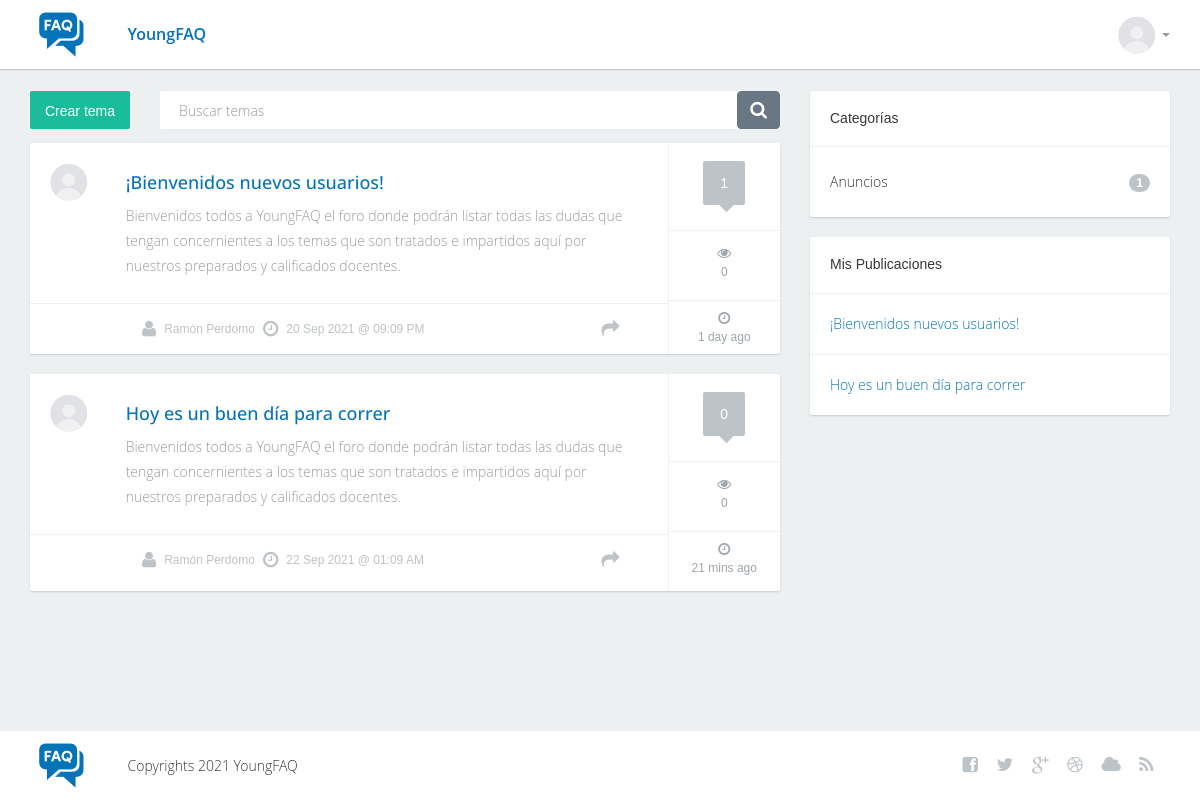
The page / (signed in) on the database its author committed.
### tables this page shows
CREATE TABLE IF NOT EXISTS `topics` (
  `id` int(11) NOT NULL AUTO_INCREMENT,
  `id_user` int(11) NOT NULL,
  `title` text NOT NULL,
  `content` text NOT NULL,
  `date_created` datetime DEFAULT current_timestamp(),
  `comments` int(11) NOT NULL,
  `views` int(11) NOT NULL,
  `status` text NOT NULL,
  PRIMARY KEY (`id`)
);

CREATE TABLE IF NOT EXISTS `users` (
  `id` int(11) NOT NULL AUTO_INCREMENT,
  `username` varchar(30) NOT NULL,
  `name` varchar(40) NOT NULL,
  `email` varchar(30) NOT NULL,
  `password` varchar(30) NOT NULL,
  `level` varchar(2) NOT NULL,
  PRIMARY KEY (`id`)
);

CREATE TABLE IF NOT EXISTS `categories` (
  `id` int(11) NOT NULL AUTO_INCREMENT,
  `name` text NOT NULL,
  `slug` text NOT NULL,
  `count` int(11) NOT NULL,
  PRIMARY KEY (`id`)
);

### index.php (the view, shortened to what this page needs)
<?php
include 'core/init.php';
include 'require/header.php'; ?>
            <section class="content">
                <br>
                <div class="container">
                    <div class="row">
                        <div class="col-lg-8 col-md-8">
                            <div class="btn-options row">
                                <div class="col-sm-2 col-xs-3">
                                    <div class="postadd">
                                    <?php if (isset($_SESSION['user'])) : ?>
                                        <button class="btn btn-primary" control-id="ControlID-3" data-toggle="collapse" data-target="#newtopicWrap">Crear tema</button>
                                    <?php else : ?>
                                        <button class="btn btn-primary" control-id="ControlID-3" data-toggle="modal" data-target="#loginModal">Iniciar Sesión</button>
                                    <?php endif; ?>
                                    </div>
                                </div>
                                <div class="col-sm-10 col-xs-9 search">
                                    <div class="wrap">
                                        <form action="#" method="post" class="form">
                                            <div class="pull-left txt">
                                                <input type="text" class="form-control" placeholder="Buscar temas" control-id="ControlID-1">
                                            </div>
                                            <div class="pull-right">
                                                <button class="btn btn-default" type="button" control-id="ControlID-2">
                                                    <i class="fa fa-search"></i>
                                                </button>
                                            </div>
                                        </form>
                                    </div>
                                </div>
                            </div>
                            <?php
                            $conn = new dbLink();
                            $conn->select("topics", "*", "status = 'published'");
                            if ($conn->on) {
                                $result = $conn->sql;
                                if (mysqli_num_rows($result) > 0) {
                                    while ($row = mysqli_fetch_assoc($result)) {
                            ?>
                                        <div class="post">
                                            <div class="wrap-ut pull-left" id="postcontent">
                                                <div class="userinfo pull-left">
                                                    <div class="avatar">
                                                        <img src="/assets/images/avatar.png" alt="">
                                                    </div>
                                                </div>
                                                <div class="posttext pull-left">
                                                    <h2><a href="/topic/<?php echo $row['id']; ?>"><?php echo $row['title']; ?></a></h2>
                                                    <p><?php echo $row['content']; ?></p>
                                                </div>
                                                <div class="clearfix"></div>
                                                <div class="postinfobot">
                                                    <div class="posted pull-left">
                                                        <?php echo $conn->getUser($row['id_user']); ?>
                                                        <i class="fa fa-clock-o"></i><span><?php echo date('d M Y @ h:m A', strtotime($row['date_created'])); ?></span>
                                                    </div>
                                                    <div class="next pull-right">
                                                        <a href="#"><i class="fa fa-share"></i></a>
                                                    </div>
                                                </div>
                                            </div>
                                            <div class="postinfo pull-right hidden-xs" id="postinfo">
                                                <div class="align-center">
                                                    <div class="comments">
                                                        <div class="commentbg">
                                                            <?php echo $row['comments']; ?>
                                                            <div class="mark"></div>
                                                        </div>
                                                    </div>
                                                    <div class="views">
                                                        <i class="fa fa-eye"></i>
                                                        <?php echo $row['views']; ?>
                                                    </div>
                                                    <div class="time">
                                                        <i class="fa fa-clock-o"></i>
                                                        <?php echo getAgo($row['date_created']); ?>
                                                    </div>
                                                </div>
                                            </div>
                                            <div class="clearfix"></div>
                                        </div>
                                    <?php
                                    }
                            }
                            } ?>
                        </div>
                        <?php require('require/sidebar.php'); ?>
                    </div>
                </div>
<?php require('require/footer.php');

### core/init.php (shortened to what this page needs)
<?php
class dbLink
{
    private $DBHOST = 'localhost';
    private $DBUSER = 'root';
    private $DBPASS = '';
    private $DBNAME = 'youngfaq';
    protected $mysqli;
    public function __construct()
    {
        try {
            $this->mysqli = @mysqli_connect($this->DBHOST, $this->DBUSER, $this->DBPASS, $this->DBNAME);
            $this->on = true;
        } catch (Exception $e) {
            $this->on = false; ?>
            <div class="post">
                <div class="wrap-ut not-found">
                    <div class="posttext">
                        <?php echo $e->getMessage() . PHP_EOL; ?>
                    </div>
                </div>
            </div>
<?php
        }
        return $this->mysqli;
    }
    public function select($table, $rows = "*", $where = null)
    {
        if ($this->mysqli) {
            if ($where != null) {
                $sql = "SELECT $rows FROM $table WHERE $where";
            } else {
                $sql = "SELECT $rows FROM $table";
            }
            $this->sql = $result = $this->mysqli->query($sql);
        }
    }
    public function getUser($id, $justName = false)
    {
        if ($this->mysqli) {
            $s = "SELECT name FROM users WHERE id = $id";
            $r = $this->mysqli->query($s);
            if ($r != false) {
                $user = mysqli_fetch_row($r);
                if (!empty($user)) {
                    if ($justName == false){
                    return '<i class="fa fa-user"></i> <span>' . $user[0] . '</span>';
                }else{
                    return '<span>' . $user[0] . '</span>';
                }
                }
            }
            return;
        }
    }
    public function getUserPost($id = null)
    {
        if ($this->mysqli) {
            if (isset($_SESSION['user'])) {
                $id = $_SESSION['user'];
                $s = "SELECT id, id_user, title FROM topics WHERE id_user = $id AND status = 'published'";
                $r = $this->mysqli->query($s);
                if ($r != false) {
                    while ($row = mysqli_fetch_assoc($r)) {?>
                    <div class="divline"></div>
                    <div class="blocktxt">
                        <a href="/topic/<?php echo $row['id']; ?>"> <span><?php echo $row['title']; ?></a><br>
                    </div>
             <?php  }
                }
            } else {
                return '<div class="divline"></div>
                <div class="blocktxt">
                No estás logueado, <a data-toggle="modal" data-target="#loginModal">inicia sesión</a> o <a data-toggle="modal" data-target="#registerModal">regístrate</a> </div>.' . PHP_EOL;
            }
        } else {
            return '<div class="posttext">Ha habido un error en el sistema. Favor contacte a un administrador.</div>' . PHP_EOL;
        }
    }
}
function getAgo($time)
{
    $periods = array("second", "min", "hour", "day", "week", "month", "year", "decade");
    $lengths = array("60", "60", "24", "7", "4.35", "12", "10");
    $now = time();
    $difference     = $now - strtotime($time);
    for ($j = 0; $difference >= $lengths[$j] && $j < count($lengths) - 1; $j++) {
        $difference /= $lengths[$j];
    }
    $difference = round($difference);
    if ($difference != 1) {
        $periods[$j] .= "s";
    }
    return " $difference $periods[$j] ago ";
}

### require/sidebar.php
<div class="col-lg-4 col-md-4">
    <?php
    $conn = new dbLink();
    $conn->select("categories", "*");
    if ($conn->on) {
        $result = $conn->sql;
        if (mysqli_num_rows($result) > 0) {
    ?>
            <div class="sidebarblock">
                <h3>Categorías</h3>
                <div class="divline"></div>
                <div class="blocktxt">
                    <ul class="cats">
                        <?php while ($row = mysqli_fetch_assoc($result)) { ?>
                            <li><a href="/category/<?php echo $row['slug']; ?>"><?php echo $row['name']; ?><span class="badge pull-right"><?php echo $row['count']; ?></span></a></li>
                        <?php } ?>
                    </ul>
                </div>
            </div>
    <?php }
    } ?>
    <div class="sidebarblock">
        <h3>Mis Publicaciones</h3>
            <?php echo  $conn->getUserPost(); ?>
        </div>
    </div>
</div>

### assets/css/main.css (style rules this page uses)
body { font-family: 'Open Sans Light', sans-serif; font-size: 14px; color: #989c9e; background-color: #ecf0f1; padding-bottom: 69px;; }
a { color: var(--thm-base); text-decoration: none; cursor: pointer; }
button { outline: none !important; }
.content { border-top: solid 1px #e0e4e5; }
.avatar { position: relative; }
.avatar img { border-radius: 50%; }
.sidebarblock { background-color: #ffffff; border-radius: 2px; box-shadow: 0 1px 2px #c9cccd; margin-bottom: 20px; }
.sidebarblock h3 { color: #363838; font-size: 14px; font-family: 'Open Sans Bold', sans-serif; margin: 0; padding: 20px; }
.sidebarblock .divline { height: 1px; line-height: 1px; border-bottom: solid 1px #f1f1f1; }
.sidebarblock .blocktxt { padding:20px; }
ul.cats li { list-style: none; display: block; margin:0; padding:0; line-height: 30px; }
ul.cats { margin: 0; padding: 0; }
ul.cats li a { font-size: 14px; color: #363838; font-family: 'Open Sans Light', sans-serif; line-height: 30px; }
ul.cats .badge { background-color: #bdc3c7; font-size: 12px; color: #ffffff; font-family: 'Open Sans Bold', sans-serif; margin-top: 7px; }
.sidebarblock .blocktxt { font-size: 14px; color: #363838; font-family: 'Open Sans Light', sans-serif; }
.post { background-color: #ffffff; border-radius: 2px; box-shadow: 0 1px 2px #c9cccd; margin-bottom: 20px; }
.post .wrap-ut { width: 85%; }
.post .userinfo { width: 15%; padding: 20px 0 15px 15px; }
.post .posttext { width: 85%; padding-right: 30px; padding-top: 20px; padding-bottom: 15px; color: #989c9e; font-size: 14px; font-family: 'Open Sans Light', sans-serif; line-height: 25px; }
.post .postinfo { width: 15%; border-left: solid 1px #f1f1f1; }
.post .avatar { width: 37px; margin-left: 5px; }
.post h2 { color: #363838; font-size: 18px; font-family: 'Open Sans', sans-serif; margin-top: 10px; margin-bottom: 10px; }
.post .comments { border-bottom: solid 1px #f1f1f1; padding: 18px 0 25px 0; text-align: center; }
.post .comments .commentbg { background-color: #bdc3c7; border-radius: 2px; display: inline-block; padding: 12px 17px; color: #ffffff; font-size: 14px; font-family: 'Open Sans Bold', sans-serif; position: relative; }
.post .comments .commentbg .mark { width: 11px; height: 11px; background-color: #bdc3c7; position: absolute; bottom: 0; left: 43%; margin-bottom: -5px; transform:rotate(45deg); -ms-transform:rotate(45deg); -webkit-transform:rotate(45deg); }
.post .views { border-bottom: solid 1px #f1f1f1; color:#9da6aa; font-size: 12px; font-family: 'Open Sans Regular', sans-serif; text-align: center; line-height: 25px; padding-top: 15px; padding-bottom: 15px; }
.post .views i { font-size: 14px; display: block; }
.post .time { color:#9da6aa; font-size: 12px; font-family: 'Open Sans Regular', sans-serif; text-align: center; line-height: 25px; padding-top: 10px; padding-bottom: 10px; }
.post .time i { font-size: 14px; display: block; }
.postinfobot { border-top: solid 1px #f1f1f1; line-height: 50px; padding: 0 30px 0 94px; }
.postinfobot .posted { display: flex; align-items: center; width: 300px; margin-left: 18px; font-size: 12px; color: #bdc3c7; font-family: 'Open Sans Regular', sans-serif; }
.postinfobot .posted span { padding-right: 8px; }
.postinfobot .posted i { font-size: 18px; color: #bdc3c7; padding-right: 8px; }
.postinfobot .next { height: 50px; text-align: right; display: flex; align-items: center; }
.postinfobot .next a { font-size: 18px; color: #bdc3c7; }
.postinfobot .next a i { padding-right: 18px; }
.btn-primary { background-color: #1abc9c; box-shadow: none; border-radius: 2px; padding: 10px 15px; color: #ffffff; font-size: 14px; font-family: 'Open Sans Bold', sans-serif; border: none; }
.btn-options .postadd button { height: 38px; }
.btn-options .search { color: #363838; font-size: 14px; font-family: 'Open Sans Light', sans-serif; }
.btn-options .search .wrap { background-color: #ffffff; border-radius: 3px; }
.btn-options .search .txt { width: 85%; }
.btn-options .search input { border: none; box-shadow: none; background-color: #ffffff; color: gray; font-size: 14px; padding: 8px 19px; height: 38px; }
.btn-options .search button { height: 38px; border: solid 1px #697683; box-shadow: none; background-color: #697683; color: #ffffff; font-size: 18px; }

### assets/css/color.css (style rules this page uses)
:root { --thm-base: #0573b7; --thm-base-rgb: rgba(49, 128, 219, 0.8); --thm-primary: #C90101; --thm-secondary: #FEC009; --thm-primary-rgb: 249, 77, 28; --thm-gray: #74787c; --thm-gray-rgb: 116, 120, 124; --thm-black: #1a1a1a; --thm-black-rgb: 26, 26, 26; }

### rows shown on the page
topics: title "¡Bienvenidos nuevos usuarios!", content "Bienvenidos todos a YoungFAQ el foro donde podrán listar todas las dudas que tengan concernientes a los temas que son tratados e impartidos aquí por nuestros preparados y calificados docentes.", id_user.name "Ramón Perdomo", date_created "20 Sep 2021 @ 09:09 PM", comments "1", views "0", date_created "1 day ago"
topics: title "Hoy es un buen día para correr", content "Bienvenidos todos a YoungFAQ el foro donde podrán listar todas las dudas que tengan concernientes a los temas que son tratados e impartidos aquí por nuestros preparados y calificados docentes.", id_user.name "Ramón Perdomo", date_created "22 Sep 2021 @ 01:09 AM", comments "0", views "0", date_created "21 mins ago"
categories: name "Anuncios", count "1"
